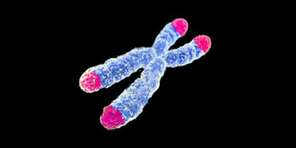
#> input picture Segmentation/Contours/enzyme.jpg, 296 x 148 px
$ jupyter execute Contours.ipynb   (older library calls are emulated)
#> lines starting #> are read from the running program, lines starting #| are printed output that depends on the picture; after the words box and inside, x2 and y2 are one past the last pixel; in counts of white or black regions, pixels touching at a corner belong together
[cell 1]
import numpy as np
import matplotlib.pyplot as plt
import cv2

[cell 2]
img = cv2.imread('enzyme.jpg')
#> img is the input picture: shape (148, 296, 3); mean B, G, R 25.4, 18.8, 20.6
img_rgb = cv2.cvtColor(img, cv2.COLOR_BGR2RGB)
img_gray = cv2.cvtColor(img, cv2.COLOR_BGR2GRAY)
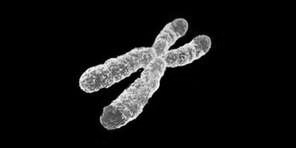
#> img_gray: shape (148, 296); min 0, max 253, mean 20.1

plt.imshow(img_gray, cmap = 'gray')

[cell 3]
_, img_binary = cv2.threshold(img_gray, 50, 255, cv2.THRESH_BINARY)
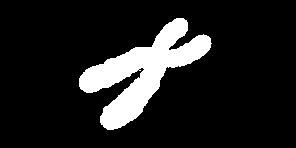
#> img_binary: shape (148, 296); 12.6% white; 1 white region
plt.imshow(img_binary, cmap='gray')

[cell 4]
_, con, _=cv2.findContours(img_binary, cv2.RETR_TREE, cv2.CHAIN_APPROX_SIMPLE)
#> con = 1 contour; box (x1, y1, x2, y2) and area: (79, 18, 212, 130) 5260
con_img = img.copy()
contoured_img = cv2.drawContours(con_img, con, -1, (0,255,0), 2)
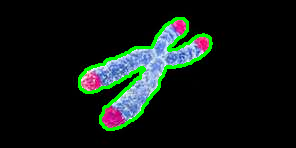
#> contoured_img: shape (148, 296, 3); mean B, G, R 20.3, 25.2, 15.8
plt.imshow(contoured_img)

[cell 5]
plt.imshow(img)

[cell 6]
#add bounding rectangle
x,y,w,h = cv2.boundingRect(con[0])
#> x = 79; y = 18; w = 133; h = 112
box_img = cv2.rectangle(img, (x,y), (x+w, y+h), (200, 0, 200), 2)
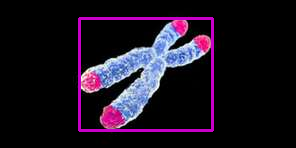
#> box_img: shape (148, 296, 3); mean B, G, R 31.9, 18.6, 27
plt.imshow(box_img)

[cell 7]
#crop to box
cropped_img = box_img.copy()
cropped_img = cropped_img[y:y+h, x:x+w]
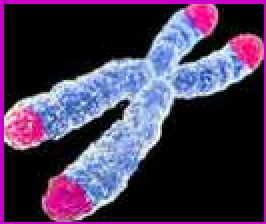
#> cropped_img: shape (112, 133, 3) (shown 2 times larger); mean B, G, R 83.7, 54.7, 69.5
plt.imshow(cropped_img)
